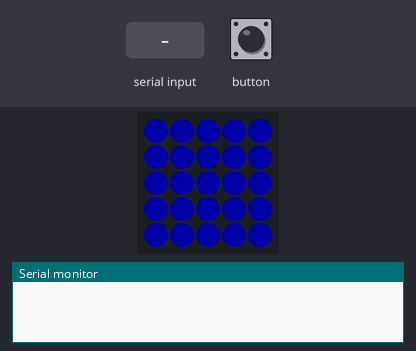
This sketch was run on a simulated ESP32. Shown: 5×5 RGB LED matrix (first LED top left, wired row by row), the last lines printed to the serial monitor. The inputs (shaded band) are chosen by the test bench. Dim RGB values are drawn brighter than linear; nothing arrives over Bluetooth unless stated.

Above: at 0.3 s.
At 2.0 s:
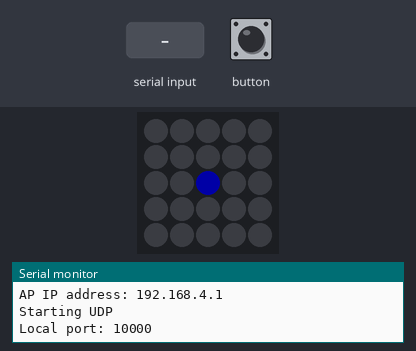
2.1 s: "0x,1\n" received over Serial
5.6 s: button pressed for 0.15 s
7.5 s: "0x,150\n" received over Serial
Timing chart, 0 to 10.4 s (numbered marks = the images above; inputs shaded):
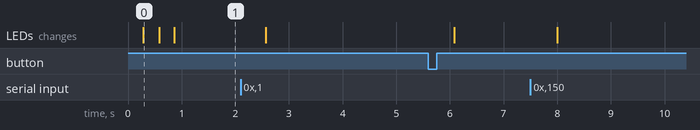

The sketch:

M5Atom_UDP_S_GLOW.ino
```cpp
#include "M5Atom.h"

#define LED_R 0x00ff00
#define LED_G 0xff0000
#define LED_B 0x0000ff
#define LED_Y 0xffff00
#define LED_OFF 0x000000
#define LED_W 0xffffff

void led_dispal_out(int x,int y, int col){
  int point = (y*5)+x;
  if(point<0) point = 0;
  if(point>24)point = 24;
  M5.dis.drawpix(point, col);
  delay(10);
}

void led_dispal_all(int col){
  for(int i=0;i<=24;i++){
    M5.dis.drawpix(i, col);
    delay(10);
  }
}

void setup()
{
  M5.begin(true, false, true);
  delay(10);  //delay10ms.
  led_dispal_all(LED_B);
  Serial.begin(115200);
  init_BLE("GlowSDK");
  delay(100);
  init_udp();
  delay(100);
  led_dispal_all(LED_OFF);
  led_dispal_out(2,2,LED_B);
}

void loop()
{
  int func;
  int group;
  int id;
  unsigned int comm;

  if(receive_udp(&func,&group,&id,&comm)){
    if(comm>0x7fff)comm=0;
    serial_display(func,group,id,comm);
    sendGlowData(func,group,id,comm);
    led_dispal_out(2,2,LED_Y);
  }
  if(receive_serial(&func,&group,&id,&comm)){
    if(comm>0x7fff)comm=0;
    serial_display(func,group,id,comm);
    sendGlowData(func,group,id,comm);
    led_dispal_out(2,2,LED_R);
  }

  if (M5.Btn.wasPressed()){
    sendGlowData(0,group,id,0x0);
    led_dispal_out(2,2,LED_B);
  }
  M5.update();
  delay(100);
}

void serial_display(int func,int group,int id,int comm){
  Serial.print("function = ");
  Serial.println(func);
  Serial.print("group    = ");
  Serial.println(group);
  Serial.print("id       = ");
  Serial.println(id);
  Serial.print("command  = ");
  Serial.println(comm);
}
```

BLE_ADV.ino
```cpp
#include <BLEDevice.h>
#include <BLEUtils.h>
#include "BLEBeacon.h"

#define BEACON_UUID           "65432461-1EFE-4ADB-BC7E-9F7F8E27FDC1"
#define TX_POWER   -65

// function
#define GLOW_OFF 0
#define GLOW_ON 1
#define GROUP_ID_START 2
#define GROUP_ID_END 3
#define DEVICE_ID_START 4
#define DEVICE_ID_END 5

BLEAdvertising *pAdvertising;

std::string setUUID(){
  std::string org = BEACON_UUID;
  std::string dst = "";
  if( org.length() != 36 ){
    return "error";
  }
  dst  = org[34]; dst += org[35];
  dst += org[32]; dst += org[33];
  dst += org[30]; dst += org[31];
  dst += org[28]; dst += org[29];
  dst += org[8];
  dst += org[26]; dst += org[27];
  dst += org[24]; dst += org[25];
  dst += org[23];
  dst += org[21]; dst += org[22];
  dst += org[19]; dst += org[20];
  dst += org[18];
  dst += org[16]; dst += org[17];
  dst += org[14]; dst += org[15];
  dst += org[13];
  dst += org[11]; dst += org[12];
  dst += org[9];  dst += org[10];
  dst += org[6];  dst += org[7];
  dst += org[4];  dst += org[5];
  dst += org[2];  dst += org[3];
  dst += org[0];  dst += org[1];
  return dst;
}

void init_BLE(String device_name){
  BLEDevice::init(device_name.c_str());
  pAdvertising = BLEDevice::getAdvertising();
}

void sendGlowData(uint32_t func, uint32_t group, uint32_t id, uint32_t command){
  if(func==GLOW_OFF){            // Glow OFF
    controlDeviceOFF(group,id);
  }
  else if(func==GLOW_ON){
    controlDeviceON(group,id,command);
  }
  else if(func==GROUP_ID_START){
    startGroupSet(group);
  }
  else if(func==GROUP_ID_END){
    endGroupSet();
  }
  else if(func==DEVICE_ID_START){
    startIDSet(id);
  }
  else if(func==DEVICE_ID_END){
    endIDSet();
  }
  else{
    controlDeviceOFF(group,id);
  }
}

void controlDeviceON(int group, int id, int pattern){
  pAdvertising->stop();
  delay(100);
  int sendid = ((group<<10) & 0xffff) + id;
  setAdvertise(sendid,pattern);
  pAdvertising->start();
  delay(200);
}

void controlDeviceOFF(int group, int id){
  pAdvertising->stop();
  delay(100);
  int sendid = ((group<<10) & 0xffff) + id;
  setAdvertise(sendid,0);
  pAdvertising->start();
  delay(200);
}

void startGroupSet(int group) {
  pAdvertising->stop();
  delay(100);
  if(group<1){
    group=1;
  }
  else if (group>7){
    group=7;
  }
  int sendgrp = ((3 << 13) & 0xffff) +  ((group << 10) & 0xffff);
  setAdvertise(sendgrp,0);
  pAdvertising->start();
  delay(100);
}

void endGroupSet() {
  pAdvertising->stop();
  delay(100);
  setAdvertise(0,0);
  pAdvertising->start();
  delay(1000);
  pAdvertising->stop();
  delay(100);
}

void startIDSet(int id) {
  pAdvertising->stop();
  delay(100);
  if(id<1){
    id=1;
  }
  else if (id>1023){
    id=1023;
  }
  int sendid = ((2 << 13) & 0xffff) + id;
  setAdvertise(sendid,0);
  pAdvertising->start();
  delay(100);
}

void endIDSet() {
  pAdvertising->stop();
  delay(100);
  setAdvertise(0,0);
  pAdvertising->start();
  delay(1000);
  pAdvertising->stop();
  delay(100);
}

void setAdvertise(int serial, int cmd){
  BLEBeacon oBeacon = BLEBeacon();
  oBeacon.setManufacturerId(0x4c00);
  oBeacon.setProximityUUID(BLEUUID(setUUID()));
  oBeacon.setMajor(serial);
  oBeacon.setMinor(cmd);
  oBeacon.setSignalPower(TX_POWER);
  BLEAdvertisementData oAdvertisementData = BLEAdvertisementData();
  BLEAdvertisementData oScanResponseData = BLEAdvertisementData();

  oAdvertisementData.setFlags(0x04);

  std::string strServiceData = "";

  strServiceData += (char)26;     // Len
  strServiceData += (char)0xFF;   // Type
  strServiceData += oBeacon.getData();
  oAdvertisementData.addData(strServiceData);

  pAdvertising->setAdvertisementData(oAdvertisementData);
  pAdvertising->setScanResponseData(oScanResponseData);
}
```

udp.ino
```cpp
#include <WiFi.h>
#include <WiFiUdp.h>

const char pass[] = "password";  // password
const int localPort = 10000;      // ポート番号(pythonのポート番号に合わせる)

const IPAddress ip(192, 168, 4, 1);       // IPアドレス(pythonのIPアドレスに合わせる)
const IPAddress subnet(255, 255, 255, 0); // サブネットマスク

String BleLocalName = "";
String MacAddress = "";

WiFiUDP udp;
String cmds[6] = {"\n"};

void init_udp(){
  readDeviceName();
  int ln = BleLocalName.length();
  char deviceName[ln+1];
  int i;
  for (i=0;i<ln;i++){
    deviceName[i]=BleLocalName[i];
  }
  deviceName[ln]=0x00;

  WiFi.softAP(deviceName, pass);
  delay(100);
  WiFi.softAPConfig(ip, ip, subnet);

  Serial.print("AP IP address: ");
  IPAddress myIP = WiFi.softAPIP();
  Serial.println(myIP);

  Serial.println("Starting UDP");
  udp.begin(localPort);
  Serial.print("Local port: ");
  Serial.println(localPort);
}

bool receive_serial(int* func , int* group , int* id , unsigned int* comm){
  if (Serial.available() > 0){
    //key = Serial.read();
    String str = Serial.readStringUntil('\n');
    delay(100);
    Serial.println(str); // Serial通信で来た値を表示
    int index = split(str, ',', cmds);

    int pos = cmds[3].indexOf("0x");
    if(pos>=0){
      String cm;
      cm = cmds[3].substring(pos+2);
      *comm = HexAtoi(cm);
    }
    else{
      *comm = cmds[3].toInt();
    }

    *func = cmds[0].toInt();
    *group =cmds[1].toInt();
    *id =   cmds[2].toInt();
    return true;
  }
  return false;
}

bool receive_udp(int* func , int* group , int* id , unsigned int* comm){
  char c[32];
  int packetSize = udp.parsePacket();
  if(packetSize>0){
    for (int i=0; i<packetSize; i++){
      c[i]=udp.read();
    }
    c[packetSize]=0x00;
    String str = String(c);
    Serial.println(str); // UDP通信で来た値を表示
    int index = split(str, ',', cmds);
    *func = cmds[0].toInt();
    *group =cmds[1].toInt();
    *id =   cmds[2].toInt();
    *comm = cmds[3].toInt();
    return true;
  }
  return false;
}

unsigned int HexAtoi(String str) {
  int len = str.length();
  char sNum[len+1];
  int num[len+1];
  str.toCharArray(sNum, len+1);

  unsigned int ret = 0;
  for(int i=0 ; i<len ; i++ ){
    int cn = (len-1)-i;
    if ( sNum[cn] >= 'A' && sNum[cn] <= 'F' ) {
      ret = ret + ((sNum[cn] - 'A' + 10)<<(i*4));
    }
    else if ( sNum[cn] >= 'a' && sNum[cn] <= 'f' ) {
      ret = ret + ((sNum[cn] - 'a' + 10)<<(i*4));
    }
    else if ( sNum[cn] >= '0' && sNum[cn] <= '9' ) {
      ret = ret + ((sNum[cn] - '0')<<(i*4));
    }
    else {
      return -1;
    }
  }
  return ret;
}

int split(String data, char delimiter, String *dst){
  int index = 0;
  int arraySize = (sizeof(data))/sizeof((data[0]));
  int datalength = data.length();

  for(int j=0; j<6; j++){
    dst[j]="";
  }

  for(int i = 0; i < datalength; i++){
    char tmp = data.charAt(i);
    if( tmp == delimiter ){
      index++;
      if( index > (arraySize - 1)) return -1;
    }
    else dst[index] += tmp;
  }
  return (index + 1);
}

void readDeviceName(){
  uint8_t mac0[6];
  esp_efuse_mac_get_default(mac0);
  Serial.printf("Default Mac Address = %02X:%02X:%02X:%02X:%02X:%02X\r\n", mac0[0], mac0[1], mac0[2], mac0[3], mac0[4], mac0[5]);
  MacAddress = String(mac0[4],HEX)+String(mac0[5],HEX);
  BleLocalName = "GLOW_"+MacAddress;
  Serial.println(BleLocalName);
}
```
